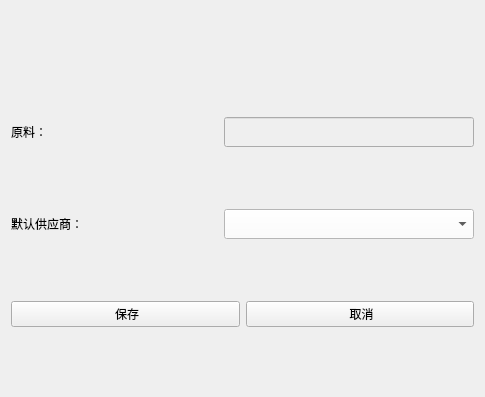
<?xml version="1.0" encoding="UTF-8"?>
<ui version="4.0">
 <class>SetDefaultSup</class>
 <widget class="QWidget" name="SetDefaultSup">
  <property name="geometry">
   <rect>
    <x>0</x>
    <y>0</y>
    <width>485</width>
    <height>397</height>
   </rect>
  </property>
  <property name="windowTitle">
   <string>Form</string>
  </property>
  <layout class="QVBoxLayout" name="verticalLayout">
   <item>
    <spacer name="horizontalSpacer">
     <property name="orientation">
      <enum>Qt::Horizontal</enum>
     </property>
     <property name="sizeHint" stdset="0">
      <size>
       <width>40</width>
       <height>25</height>
      </size>
     </property>
    </spacer>
   </item>
   <item>
    <spacer name="horizontalSpacer_2">
     <property name="orientation">
      <enum>Qt::Horizontal</enum>
     </property>
     <property name="sizeHint" stdset="0">
      <size>
       <width>40</width>
       <height>25</height>
      </size>
     </property>
    </spacer>
   </item>
   <item>
    <layout class="QHBoxLayout" name="horizontalLayout">
     <item>
      <widget class="QLabel" name="label">
       <property name="text">
        <string>原料：</string>
       </property>
      </widget>
     </item>
     <item>
      <widget class="QLineEdit" name="lineEditMatNumber">
       <property name="enabled">
        <bool>false</bool>
       </property>
       <property name="minimumSize">
        <size>
         <width>250</width>
         <height>30</height>
        </size>
       </property>
       <property name="maximumSize">
        <size>
         <width>250</width>
         <height>30</height>
        </size>
       </property>
       <property name="styleSheet">
        <string notr="true">color: rgb(0, 0, 0);</string>
       </property>
      </widget>
     </item>
    </layout>
   </item>
   <item>
    <layout class="QHBoxLayout" name="horizontalLayout_4">
     <item>
      <widget class="QLabel" name="label_4">
       <property name="text">
        <string>默认供应商：</string>
       </property>
      </widget>
     </item>
     <item>
      <widget class="QComboBox" name="comboBoxSupplier">
       <property name="minimumSize">
        <size>
         <width>250</width>
         <height>30</height>
        </size>
       </property>
       <property name="maximumSize">
        <size>
         <width>250</width>
         <height>30</height>
        </size>
       </property>
       <property name="styleSheet">
        <string notr="true">background-color: rgb(255, 255, 255);</string>
       </property>
      </widget>
     </item>
    </layout>
   </item>
   <item>
    <layout class="QHBoxLayout" name="horizontalLayout_5">
     <item>
      <widget class="QPushButton" name="pushButtonSave">
       <property name="text">
        <string> 保存</string>
       </property>
       <property name="icon">
        <iconset resource="../../res.qrc">
         <normaloff>:/image/image/确认.png</normaloff>:/image/image/确认.png</iconset>
       </property>
      </widget>
     </item>
     <item>
      <widget class="QPushButton" name="pushButtonCancel">
       <property name="text">
        <string> 取消</string>
       </property>
       <property name="icon">
        <iconset resource="../../res.qrc">
         <normaloff>:/image/image/cancel.png</normaloff>:/image/image/cancel.png</iconset>
       </property>
      </widget>
     </item>
    </layout>
   </item>
  </layout>
 </widget>
 <resources>
  <include location="../../res.qrc"/>
 </resources>
 <connections/>
</ui>
